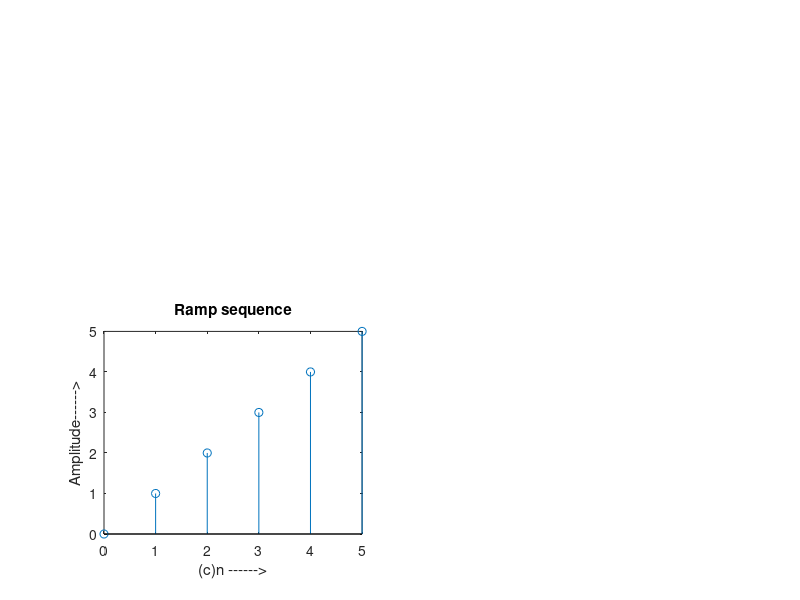

This figure's MATLAB source:
% program for generation of ramp signal 
n1 = input('Enter the value for the end of the sequence ');
%n1 = <any value>7  
x = 0:n1; 
subplot(2,2,3);
stem(x,x); 
ylabel('Amplitude------>');
xlabel('(c)n ------>'); 
title('Ramp sequence');

